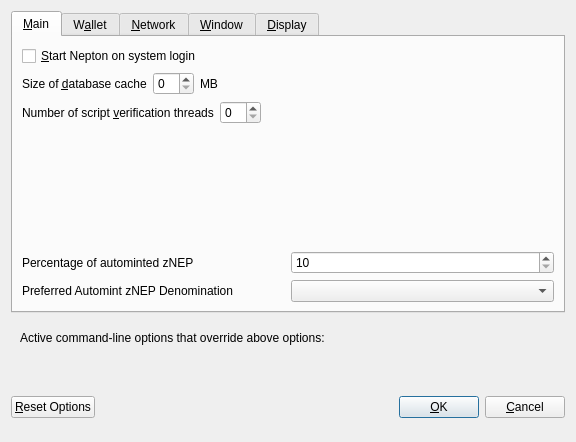
<?xml version="1.0" encoding="UTF-8"?>
<ui version="4.0">
 <class>OptionsDialog</class>
 <widget class="QDialog" name="OptionsDialog">
  <property name="geometry">
   <rect>
    <x>0</x>
    <y>0</y>
    <width>576</width>
    <height>442</height>
   </rect>
  </property>
  <property name="windowTitle">
   <string>Options</string>
  </property>
  <property name="modal">
   <bool>true</bool>
  </property>
  <layout class="QVBoxLayout" name="verticalLayout">
   <item>
    <widget class="QTabWidget" name="tabWidget">
     <property name="currentIndex">
      <number>0</number>
     </property>
     <widget class="QWidget" name="tabMain">
      <attribute name="title">
       <string>&amp;Main</string>
      </attribute>
      <layout class="QVBoxLayout" name="verticalLayout_Main">
       <item>
        <widget class="QCheckBox" name="bitcoinAtStartup">
         <property name="toolTip">
          <string>Automatically start Nepton after logging in to the system.</string>
         </property>
         <property name="text">
          <string>&amp;Start Nepton on system login</string>
         </property>
        </widget>
       </item>
       <item>
        <layout class="QHBoxLayout" name="horizontalLayout_2_Main">
         <item>
          <widget class="QLabel" name="databaseCacheLabel">
           <property name="text">
            <string>Size of &amp;database cache</string>
           </property>
           <property name="textFormat">
            <enum>Qt::PlainText</enum>
           </property>
           <property name="buddy">
            <cstring>databaseCache</cstring>
           </property>
          </widget>
         </item>
         <item>
          <widget class="QSpinBox" name="databaseCache"/>
         </item>
         <item>
          <widget class="QLabel" name="databaseCacheUnitLabel">
           <property name="text">
            <string>MB</string>
           </property>
           <property name="textFormat">
            <enum>Qt::PlainText</enum>
           </property>
          </widget>
         </item>
         <item>
          <spacer name="horizontalSpacer_2_Main">
           <property name="orientation">
            <enum>Qt::Horizontal</enum>
           </property>
           <property name="sizeHint" stdset="0">
            <size>
             <width>40</width>
             <height>20</height>
            </size>
           </property>
          </spacer>
         </item>
        </layout>
       </item>
       <item>
        <layout class="QHBoxLayout" name="horizontalLayout_3_Main">
         <item>
          <widget class="QLabel" name="threadsScriptVerifLabel">
           <property name="text">
            <string>Number of script &amp;verification threads</string>
           </property>
           <property name="textFormat">
            <enum>Qt::PlainText</enum>
           </property>
           <property name="buddy">
            <cstring>threadsScriptVerif</cstring>
           </property>
          </widget>
         </item>
         <item>
          <widget class="QSpinBox" name="threadsScriptVerif">
           <property name="toolTip">
            <string>(0 = auto, &lt;0 = leave that many cores free)</string>
           </property>
          </widget>
         </item>
         <item>
          <spacer name="horizontalSpacer_3_Main">
           <property name="orientation">
            <enum>Qt::Horizontal</enum>
           </property>
           <property name="sizeHint" stdset="0">
            <size>
             <width>40</width>
             <height>20</height>
            </size>
           </property>
          </spacer>
         </item>
        </layout>
       </item>
       <item>
        <spacer name="verticalSpacer_2">
         <property name="orientation">
          <enum>Qt::Vertical</enum>
         </property>
         <property name="sizeHint" stdset="0">
          <size>
           <width>20</width>
           <height>40</height>
          </size>
         </property>
        </spacer>
       </item>
       <item>
        <layout class="QHBoxLayout" name="horizontalLayout_3">
         <item>
          <widget class="QLabel" name="percentage_label">
           <property name="toolTip">
            <string>Percentage of incoming NEP which get automatically converted to zNEP via Zerocoin Protocol (min: 10%)</string>
           </property>
           <property name="text">
            <string>Percentage of autominted zNEP</string>
           </property>
          </widget>
         </item>
         <item>
          <widget class="QSpinBox" name="zeromintPercentage">
           <property name="minimum">
            <number>10</number>
           </property>
           <property name="maximum">
            <number>100</number>
           </property>
          </widget>
         </item>
        </layout>
       </item>
       <item>
        <layout class="QHBoxLayout" name="horizontalLayout" stretch="0,0">
         <property name="sizeConstraint">
          <enum>QLayout::SetFixedSize</enum>
         </property>
         <item>
          <widget class="QLabel" name="labelPreferredDenom">
           <property name="maximumSize">
            <size>
             <width>16777215</width>
             <height>16777215</height>
            </size>
           </property>
           <property name="toolTip">
            <string>Wait with automatic conversion to Zerocoin until enough NEP for this denomination is available</string>
           </property>
           <property name="text">
            <string>Preferred Automint zNEP Denomination</string>
           </property>
          </widget>
         </item>
         <item>
          <widget class="QComboBox" name="preferredDenom">
           <property name="maximumSize">
            <size>
             <width>16777215</width>
             <height>27</height>
            </size>
           </property>
           <property name="toolTip">
            <string>Wait with automatic conversion to Zerocoin until enough NEP for this denomination is available</string>
           </property>
           <property name="maxVisibleItems">
            <number>9</number>
           </property>
           <property name="maxCount">
            <number>9</number>
           </property>
          </widget>
         </item>
        </layout>
       </item>
      </layout>
     </widget>
     <widget class="QWidget" name="tabWallet">
      <attribute name="title">
       <string>W&amp;allet</string>
      </attribute>
      <layout class="QVBoxLayout" name="verticalLayout_Wallet">
       <item>
        <widget class="QGroupBox" name="groupBox">
         <property name="title">
          <string>Expert</string>
         </property>
         <layout class="QVBoxLayout" name="verticalLayout_2">
          <item>
           <widget class="QCheckBox" name="coinControlFeatures">
            <property name="toolTip">
             <string>Whether to show coin control features or not.</string>
            </property>
            <property name="text">
             <string>Enable coin &amp;control features</string>
            </property>
           </widget>
          </item>
          <item>
           <widget class="QCheckBox" name="showMasternodesTab">
            <property name="toolTip">
             <string>Show additional tab listing all your masternodes in first sub-tab&lt;br/&gt;and all masternodes on the network in second sub-tab.</string>
            </property>
            <property name="text">
             <string>Show Masternodes Tab</string>
            </property>
           </widget>
          </item>
          <item>
           <widget class="QCheckBox" name="spendZeroConfChange">
            <property name="toolTip">
             <string>If you disable the spending of unconfirmed change, the change from a transaction&lt;br/&gt;cannot be used until that transaction has at least one confirmation.&lt;br/&gt;This also affects how your balance is computed.</string>
            </property>
            <property name="text">
             <string>&amp;Spend unconfirmed change</string>
            </property>
           </widget>
          </item>
         </layout>
        </widget>
       </item>
       <item>
        <spacer name="verticalSpacer_Wallet">
         <property name="orientation">
          <enum>Qt::Vertical</enum>
         </property>
         <property name="sizeHint" stdset="0">
          <size>
           <width>20</width>
           <height>40</height>
          </size>
         </property>
        </spacer>
       </item>
      </layout>
     </widget>
     <widget class="QWidget" name="tabNetwork">
      <attribute name="title">
       <string>&amp;Network</string>
      </attribute>
      <layout class="QVBoxLayout" name="verticalLayout_Network">
       <item>
        <widget class="QCheckBox" name="mapPortUpnp">
         <property name="toolTip">
          <string>Automatically open the Nepton client port on the router. This only works when your router supports UPnP and it is enabled.</string>
         </property>
         <property name="text">
          <string>Map port using &amp;UPnP</string>
         </property>
        </widget>
       </item>
       <item>
        <widget class="QCheckBox" name="allowIncoming">
         <property name="toolTip">
          <string>Accept connections from outside</string>
         </property>
         <property name="text">
          <string>Allow incoming connections</string>
         </property>
        </widget>
       </item>
       <item>
        <widget class="QCheckBox" name="connectSocks">
         <property name="toolTip">
          <string>Connect to the Nepton network through a SOCKS5 proxy.</string>
         </property>
         <property name="text">
          <string>&amp;Connect through SOCKS5 proxy (default proxy):</string>
         </property>
        </widget>
       </item>
       <item>
        <layout class="QHBoxLayout" name="horizontalLayout_1_Network">
         <item>
          <widget class="QLabel" name="proxyIpLabel">
           <property name="text">
            <string>Proxy &amp;IP:</string>
           </property>
           <property name="textFormat">
            <enum>Qt::PlainText</enum>
           </property>
           <property name="buddy">
            <cstring>proxyIp</cstring>
           </property>
          </widget>
         </item>
         <item>
          <widget class="QValidatedLineEdit" name="proxyIp">
           <property name="minimumSize">
            <size>
             <width>140</width>
             <height>0</height>
            </size>
           </property>
           <property name="maximumSize">
            <size>
             <width>140</width>
             <height>16777215</height>
            </size>
           </property>
           <property name="toolTip">
            <string>IP address of the proxy (e.g. IPv4: 127.0.0.1 / IPv6: ::1)</string>
           </property>
          </widget>
         </item>
         <item>
          <widget class="QLabel" name="proxyPortLabel">
           <property name="text">
            <string>&amp;Port:</string>
           </property>
           <property name="textFormat">
            <enum>Qt::PlainText</enum>
           </property>
           <property name="buddy">
            <cstring>proxyPort</cstring>
           </property>
          </widget>
         </item>
         <item>
          <widget class="QLineEdit" name="proxyPort">
           <property name="minimumSize">
            <size>
             <width>55</width>
             <height>0</height>
            </size>
           </property>
           <property name="maximumSize">
            <size>
             <width>55</width>
             <height>16777215</height>
            </size>
           </property>
           <property name="toolTip">
            <string>Port of the proxy (e.g. 9050)</string>
           </property>
          </widget>
         </item>
         <item>
          <spacer name="horizontalSpacer_1_Network">
           <property name="orientation">
            <enum>Qt::Horizontal</enum>
           </property>
           <property name="sizeHint" stdset="0">
            <size>
             <width>40</width>
             <height>20</height>
            </size>
           </property>
          </spacer>
         </item>
        </layout>
       </item>
       <item>
        <spacer name="verticalSpacer_Network">
         <property name="orientation">
          <enum>Qt::Vertical</enum>
         </property>
         <property name="sizeHint" stdset="0">
          <size>
           <width>20</width>
           <height>40</height>
          </size>
         </property>
        </spacer>
       </item>
      </layout>
     </widget>
     <widget class="QWidget" name="tabWindow">
      <attribute name="title">
       <string>&amp;Window</string>
      </attribute>
      <layout class="QVBoxLayout" name="verticalLayout_Window">
       <item>
        <widget class="QCheckBox" name="minimizeToTray">
         <property name="toolTip">
          <string>Show only a tray icon after minimizing the window.</string>
         </property>
         <property name="text">
          <string>&amp;Minimize to the tray instead of the taskbar</string>
         </property>
        </widget>
       </item>
       <item>
        <widget class="QCheckBox" name="minimizeOnClose">
         <property name="toolTip">
          <string>Minimize instead of exit the application when the window is closed. When this option is enabled, the application will be closed only after selecting Quit in the menu.</string>
         </property>
         <property name="text">
          <string>M&amp;inimize on close</string>
         </property>
        </widget>
       </item>
       <item>
        <spacer name="verticalSpacer_Window">
         <property name="orientation">
          <enum>Qt::Vertical</enum>
         </property>
         <property name="sizeHint" stdset="0">
          <size>
           <width>20</width>
           <height>40</height>
          </size>
         </property>
        </spacer>
       </item>
      </layout>
     </widget>
     <widget class="QWidget" name="tabDisplay">
      <attribute name="title">
       <string>&amp;Display</string>
      </attribute>
      <layout class="QVBoxLayout" name="verticalLayout_Display">
       <item>
        <layout class="QHBoxLayout" name="horizontalLayout_1_Display">
         <item>
          <widget class="QLabel" name="langLabel">
           <property name="text">
            <string>User Interface &amp;language:</string>
           </property>
           <property name="textFormat">
            <enum>Qt::PlainText</enum>
           </property>
           <property name="buddy">
            <cstring>lang</cstring>
           </property>
          </widget>
         </item>
         <item>
          <widget class="QValueComboBox" name="lang">
           <property name="toolTip">
            <string>The user interface language can be set here. This setting will take effect after restarting Nepton.</string>
           </property>
          </widget>
         </item>
        </layout>
       </item>
       <item>
        <widget class="QLabel" name="label_3">
         <property name="toolTip">
          <string notr="true"/>
         </property>
         <property name="statusTip">
          <string notr="true"/>
         </property>
         <property name="whatsThis">
          <string notr="true"/>
         </property>
         <property name="accessibleName">
          <string notr="true"/>
         </property>
         <property name="text">
          <string>Language missing or translation incomplete? Help contributing translations here:
https://www.transifex.com/Nepton-project/Nepton-project-translations</string>
         </property>
         <property name="wordWrap">
          <bool>true</bool>
         </property>
         <property name="openExternalLinks">
          <bool>true</bool>
         </property>
         <property name="textInteractionFlags">
          <set>Qt::TextBrowserInteraction</set>
         </property>
        </widget>
       </item>
       <item>
        <layout class="QHBoxLayout" name="horizontalLayout_4_Display" stretch="0,0">
         <item>
          <widget class="QLabel" name="themeLabel">
           <property name="text">
            <string>User Interface Theme:</string>
           </property>
          </widget>
         </item>
         <item>
          <widget class="QValueComboBox" name="theme"/>
         </item>
        </layout>
       </item>
       <item>
        <widget class="Line" name="line">
         <property name="orientation">
          <enum>Qt::Horizontal</enum>
         </property>
        </widget>
       </item>
       <item>
        <layout class="QHBoxLayout" name="horizontalLayout_2_Display">
         <item>
          <widget class="QLabel" name="unitLabel">
           <property name="text">
            <string>&amp;Unit to show amounts in:</string>
           </property>
           <property name="textFormat">
            <enum>Qt::PlainText</enum>
           </property>
           <property name="buddy">
            <cstring>unit</cstring>
           </property>
          </widget>
         </item>
         <item>
          <widget class="QValueComboBox" name="unit">
           <property name="toolTip">
            <string>Choose the default subdivision unit to show in the interface and when sending coins.</string>
           </property>
          </widget>
         </item>
        </layout>
       </item>
       <item>
        <layout class="QHBoxLayout" name="horizontalLayout_5_Display">
         <item>
          <widget class="QLabel" name="digitsLabel">
           <property name="text">
            <string>Decimal digits</string>
           </property>
          </widget>
         </item>
         <item>
          <widget class="QValueComboBox" name="digits"/>
         </item>
        </layout>
       </item>
       <item>
        <layout class="QHBoxLayout" name="horizontalLayout_3_Display">
         <item>
          <widget class="QLabel" name="thirdPartyTxUrlsLabel">
           <property name="toolTip">
            <string>Third party URLs (e.g. a block explorer) that appear in the transactions tab as context menu items. %s in the URL is replaced by transaction hash. Multiple URLs are separated by vertical bar |.</string>
           </property>
           <property name="text">
            <string>Third party transaction URLs</string>
           </property>
           <property name="buddy">
            <cstring>thirdPartyTxUrls</cstring>
           </property>
          </widget>
         </item>
         <item>
          <widget class="QLineEdit" name="thirdPartyTxUrls">
           <property name="toolTip">
            <string>Third party URLs (e.g. a block explorer) that appear in the transactions tab as context menu items. %s in the URL is replaced by transaction hash. Multiple URLs are separated by vertical bar |.</string>
           </property>
          </widget>
         </item>
        </layout>
       </item>
       <item>
        <spacer name="verticalSpacer">
         <property name="orientation">
          <enum>Qt::Vertical</enum>
         </property>
         <property name="sizeHint" stdset="0">
          <size>
           <width>20</width>
           <height>40</height>
          </size>
         </property>
        </spacer>
       </item>
      </layout>
     </widget>
    </widget>
   </item>
   <item>
    <widget class="QFrame" name="frame">
     <layout class="QVBoxLayout" name="verticalLayout_Bottom">
      <item>
       <layout class="QHBoxLayout" name="horizontalLayout_Bottom">
        <item>
         <widget class="QLabel" name="overriddenByCommandLineInfoLabel">
          <property name="text">
           <string>Active command-line options that override above options:</string>
          </property>
          <property name="textFormat">
           <enum>Qt::PlainText</enum>
          </property>
         </widget>
        </item>
        <item>
         <spacer name="horizontalSpacer_Bottom">
          <property name="orientation">
           <enum>Qt::Horizontal</enum>
          </property>
          <property name="sizeHint" stdset="0">
           <size>
            <width>40</width>
            <height>20</height>
           </size>
          </property>
         </spacer>
        </item>
       </layout>
      </item>
      <item>
       <widget class="QLabel" name="overriddenByCommandLineLabel">
        <property name="text">
         <string/>
        </property>
        <property name="textFormat">
         <enum>Qt::PlainText</enum>
        </property>
        <property name="wordWrap">
         <bool>true</bool>
        </property>
       </widget>
      </item>
     </layout>
    </widget>
   </item>
   <item>
    <layout class="QHBoxLayout" name="horizontalLayout_Buttons">
     <item>
      <widget class="QPushButton" name="resetButton">
       <property name="toolTip">
        <string>Reset all client options to default.</string>
       </property>
       <property name="text">
        <string>&amp;Reset Options</string>
       </property>
       <property name="autoDefault">
        <bool>false</bool>
       </property>
      </widget>
     </item>
     <item>
      <spacer name="horizontalSpacer_1">
       <property name="orientation">
        <enum>Qt::Horizontal</enum>
       </property>
       <property name="sizeHint" stdset="0">
        <size>
         <width>40</width>
         <height>48</height>
        </size>
       </property>
      </spacer>
     </item>
     <item>
      <widget class="QLabel" name="statusLabel">
       <property name="minimumSize">
        <size>
         <width>200</width>
         <height>0</height>
        </size>
       </property>
       <property name="font">
        <font>
         <weight>75</weight>
         <bold>true</bold>
        </font>
       </property>
       <property name="text">
        <string/>
       </property>
       <property name="textFormat">
        <enum>Qt::PlainText</enum>
       </property>
       <property name="wordWrap">
        <bool>true</bool>
       </property>
      </widget>
     </item>
     <item>
      <spacer name="horizontalSpacer_2">
       <property name="orientation">
        <enum>Qt::Horizontal</enum>
       </property>
       <property name="sizeHint" stdset="0">
        <size>
         <width>40</width>
         <height>48</height>
        </size>
       </property>
      </spacer>
     </item>
     <item>
      <widget class="QPushButton" name="okButton">
       <property name="text">
        <string>&amp;OK</string>
       </property>
       <property name="autoDefault">
        <bool>false</bool>
       </property>
       <property name="default">
        <bool>true</bool>
       </property>
      </widget>
     </item>
     <item>
      <widget class="QPushButton" name="cancelButton">
       <property name="text">
        <string>&amp;Cancel</string>
       </property>
       <property name="autoDefault">
        <bool>false</bool>
       </property>
      </widget>
     </item>
    </layout>
   </item>
  </layout>
 </widget>
 <customwidgets>
  <customwidget>
   <class>QValidatedLineEdit</class>
   <extends>QLineEdit</extends>
   <header>qvalidatedlineedit.h</header>
  </customwidget>
  <customwidget>
   <class>QValueComboBox</class>
   <extends>QComboBox</extends>
   <header>qvaluecombobox.h</header>
  </customwidget>
 </customwidgets>
 <resources/>
 <connections/>
</ui>
